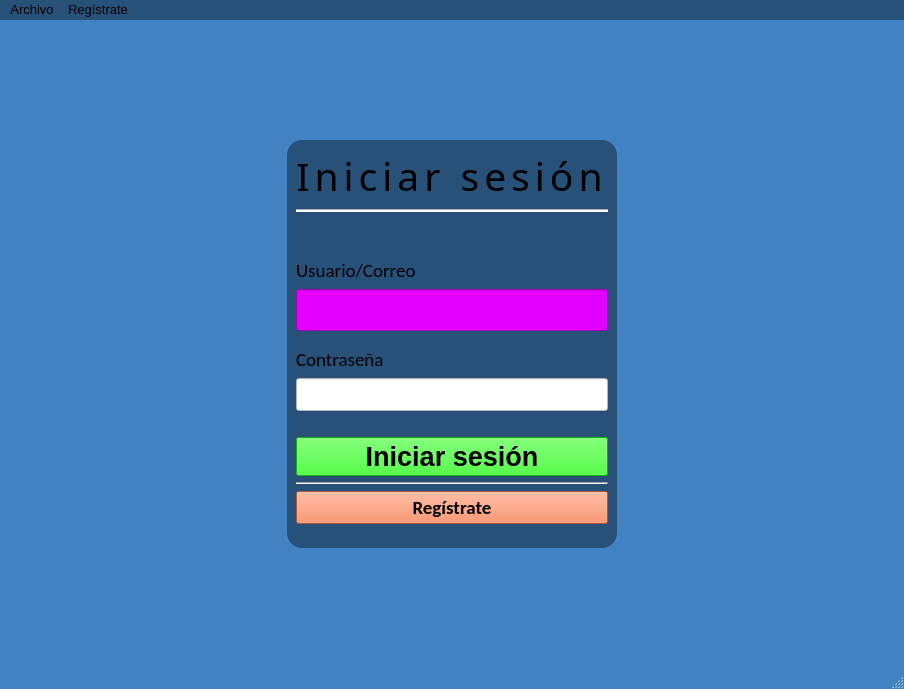
<?xml version="1.0" encoding="UTF-8"?>
<!-- Define la versión XML y la codificación como UTF-8 para soportar caracteres especiales -->

<ui version="4.0">
  <!-- Indica que se está utilizando la versión 4.0 de Qt Designer -->

  <class>MainWindow</class>
  <!-- Define el nombre de la clase para esta interfaz de usuario como "MainWindow" -->

  <widget class="QMainWindow" name="MainWindow">
    <!-- Especifica que el widget principal es un QMainWindow con el nombre "MainWindow" -->

    <property name="windowModality">
      <enum>Qt::WindowModality::NonModal</enum>
    </property>
    <!-- La ventana tiene una modalidad "NonModal", permitiendo al usuario interactuar con otras ventanas abiertas -->

    <property name="geometry">
      <rect>
        <x>0</x>
        <y>0</y>
        <width>904</width>
        <height>689</height>
      </rect>
    </property>
    <!-- Define la posición y tamaño de la ventana principal: ubicada en (0,0) con un ancho de 904 y un alto de 689 píxeles -->

    <property name="font">
      <font>
        <hintingpreference>PreferDefaultHinting</hintingpreference>
      </font>
    </property>
    <!-- Configura la fuente para utilizar "PreferDefaultHinting", que mejora la visualización del texto en la pantalla -->

    <property name="windowTitle">
      <string>MainWindow</string>
    </property>
    <!-- Establece el título de la ventana como "MainWindow" -->

    <property name="layoutDirection">
      <enum>Qt::LayoutDirection::LeftToRight</enum>
    </property>
    <!-- Establece que la dirección de disposición de los elementos es de izquierda a derecha -->

    <property name="autoFillBackground">
      <bool>false</bool>
    </property>
    <!-- Desactiva el relleno automático de fondo en la ventana principal -->

    <property name="styleSheet">
      <string notr="true">QWidget#MainWindow{
        background-color: rgb(65, 130, 195);
      }</string>
    </property>
    <!-- Aplica un estilo CSS solo para el widget MainWindow, configurando un color de fondo azul claro (rgb(65, 130, 195)) -->

    <widget class="QWidget" name="centralwidget">
      <!-- Declara el widget central "centralwidget", que contiene el contenido principal de la ventana -->

      <property name="styleSheet">
        <string notr="true">display:flex;
          justify-content:center;
        </string>
      </property>
      <!-- Aplica un estilo CSS con "display: flex" en el widget central, para alinear su contenido al centro -->

      <layout class="QVBoxLayout" name="verticalLayout_2">
        <!-- Define un diseño vertical (QVBoxLayout) llamado "verticalLayout_2" para organizar los elementos verticalmente -->

        <item>
          <spacer name="verticalSpacer">
            <property name="orientation">
              <enum>Qt::Orientation::Vertical</enum>
            </property>
            <property name="sizeHint" stdset="0">
              <size>
                <width>20</width>
                <height>40</height>
              </size>
            </property>
          </spacer>
        </item>
        <!-- Añade un espaciador vertical para crear separación en el diseño, de 20 píxeles de ancho y 40 de alto -->

        <item>
          <layout class="QHBoxLayout" name="horizontalLayout">
            <!-- Define un diseño horizontal (QHBoxLayout) para organizar widgets en una fila -->

            <item>
              <spacer name="horizontalSpacer">
                <property name="orientation">
                  <enum>Qt::Orientation::Horizontal</enum>
                </property>
                <property name="sizeHint" stdset="0">
                  <size>
                    <width>40</width>
                    <height>20</height>
                  </size>
                </property>
              </spacer>
            </item>
            <!-- Añade un espaciador horizontal con tamaño sugerido 40x20 para proporcionar espacio lateral entre widgets -->

            <item>
              <widget class="QFrame" name="frame">
                <!-- Define un QFrame llamado "frame", que funciona como contenedor para agrupar otros widgets -->

                <property name="font">
                  <font>
                    <pointsize>9</pointsize>
                  </font>
                </property>
                <!-- Configura el tamaño de fuente en el frame como 9 puntos -->

                <property name="styleSheet">
                  <string notr="true">QWidget#frame{
                    border-radius:15px;
                    background-color: rgb(40, 81, 121);
                  }</string>
                </property>
                <!-- Aplica un estilo CSS personalizado al frame, con esquinas redondeadas de 15px y un fondo azul oscuro (rgb(40, 81, 121)) -->

                <property name="frameShape">
                  <enum>QFrame::Shape::StyledPanel</enum>
                </property>
                <!-- Configura el frame como un panel estilizado (StyledPanel) con un borde decorativo -->

                <property name="frameShadow">
                  <enum>QFrame::Shadow::Raised</enum>
                </property>
                <!-- Define la sombra del frame como "Raised" para darle un efecto de relieve o elevación -->

                <layout class="QVBoxLayout" name="verticalLayout">
                  <!-- Define un diseño vertical dentro del frame para organizar los widgets de arriba hacia abajo -->

                  <item>
                    <widget class="QLabel" name="labelIniciarSesion">
                      <!-- Declara una etiqueta (QLabel) llamada "label_5" que muestra el texto "Iniciar sesión" -->

                      <property name="font">
                        <font>
                          <family>Segoe UI Black</family>
                          <pointsize>29</pointsize>
                          
                          <hintingpreference>PreferDefaultHinting</hintingpreference>
                        </font>
                      </property>
                      <!-- Configura la fuente como "Segoe UI Black" de 29 puntos para un texto en negrita y de gran tamaño -->
                      <property name="styleSheet">
                        <string notr="true">letter-spacing:5px;</string>
                      </property>

                      <property name="frameShape">
                        <enum>QFrame::Shape::NoFrame</enum>
                      </property>
                      <!-- Define el marco de la etiqueta como "NoFrame", sin borde alrededor del texto -->

                      <property name="frameShadow">
                        <enum>QFrame::Shadow::Plain</enum>
                      </property>
                      <!-- Configura la sombra de la etiqueta como "Plain", sin efecto de sombra adicional -->

                      <property name="text">
                        <string>Iniciar sesión</string>
                      </property>
                      <!-- Define el texto de la etiqueta como "Iniciar sesión" -->

                      <property name="textFormat">
                        <enum>Qt::TextFormat::RichText</enum>
                      </property>
                      <!-- Configura el formato de texto como "RichText", permitiendo HTML si es necesario -->

                      <property name="alignment">
                        <set>Qt::AlignmentFlag::AlignHCenter|Qt::AlignmentFlag::AlignTop</set>
                      </property>
                      <!-- Alinea el texto horizontalmente al centro y verticalmente en la parte superior de la etiqueta -->
                    </widget>
                  </item>

                  <item>
                    <widget class="Line" name="lineIniciarSesion">
                      <!-- Declara un widget de tipo línea (Line) llamado "line", usado como separador visual horizontal -->

                      <property name="styleSheet">
                        <string notr="true">background-color: rgb(255, 255, 255);</string>
                      </property>
                      <!-- Define el color de fondo de la línea como blanco (rgb(255, 255, 255)) -->

                      <property name="orientation">
                        <enum>Qt::Orientation::Horizontal</enum>
                      </property>
                      <!-- Establece la orientación de la línea como horizontal -->
                    </widget>
                  </item>

                  <item>
                    <spacer name="verticalSpacer_3">
                      <!-- Añade un espaciador vertical llamado "verticalSpacer_3" para añadir espacio extra entre los widgets -->

                      <property name="orientation">
                        <enum>Qt::Orientation::Vertical</enum>
                      </property>
                      <!-- Configura el espaciador con orientación vertical -->

                      <property name="sizeHint" stdset="0">
                        <size>
                          <width>20</width>
                          <height>40</height>
                        </size>
                      </property>
                      <!-- Establece un tamaño sugerido para el espaciador: 20 de ancho y 40 de alto -->
                    </spacer>
                  </item>

                  <item>
                    <widget class="QLabel" name="labelUsuario">
                      <!-- Declara una etiqueta (QLabel) llamada "label", que muestra el texto "Usuario/Correo" -->

                      <property name="font">
                        <font>
                          <family>Calibri</family>
                          <pointsize>14</pointsize>
                          <hintingpreference>PreferDefaultHinting</hintingpreference>
                        </font>
                      </property>
                      <!-- Configura la fuente como "Calibri" de 14 puntos -->

                      <property name="text">
                        <string>Usuario/Correo</string>
                      </property>
                      <!-- Establece el texto de la etiqueta como "Usuario/Correo" -->
                    </widget>
                  </item>

                  <item>
                    <widget class="QLineEdit" name="textoUsuarioCorreo">
                      <!-- Define un campo de entrada de texto (QLineEdit) llamado "lineEdit" para que el usuario introduzca su nombre de usuario o correo -->

                      <property name="font">
                        <font>
                          <family>Comic Sans</family>
                          <pointsize>18</pointsize>
                          <italic>true</italic>
                          <hintingpreference>PreferDefaultHinting</hintingpreference>
                        </font>
                      </property>
                      <!-- Configura la fuente del campo en "Calibri" con un tamaño de 14 puntos -->

                      <property name="styleSheet">
                        <string notr="true">background-color: #e200ff; color:black;</string>
                      </property>
                      <!-- Aplica un fondo blanco y texto en negro para el campo de entrada -->

                      <property name="text">
                        <string/>
                      </property>
                      <!-- Deja el campo vacío inicialmente -->
                    </widget>
                  </item>

                  <item>
                    <spacer name="verticalSpacer_5">
                      <!-- Añade un espaciador vertical llamado "verticalSpacer_5" para crear separación adicional entre los elementos -->

                      <property name="orientation">
                        <enum>Qt::Orientation::Vertical</enum>
                      </property>
                      <!-- Configura el espaciador con orientación vertical -->

                      <property name="sizeHint" stdset="0">
                        <size>
                          <width>20</width>
                          <height>10</height>
                        </size>
                      </property>
                      <!-- Define un tamaño sugerido de 20 de ancho y 10 de alto -->
                    </spacer>
                  </item>

                  <item>
                    <widget class="QLabel" name="labelContraseña">
                      <!-- Declara una etiqueta llamada "label_3" para mostrar el texto "Contraseña" -->

                      <property name="font">
                        <font>
                          <family>Calibri</family>
                          <pointsize>14</pointsize>
                          <hintingpreference>PreferDefaultHinting</hintingpreference>
                        </font>
                      </property>
                      <!-- Configura la fuente en "Calibri" de tamaño 14 puntos -->

                      <property name="text">
                        <string>Contraseña</string>
                      </property>
                      <!-- Establece el texto de la etiqueta como "Contraseña" -->
                    </widget>
                  </item>
                  <item>
                    <widget class="QLineEdit" name="textoContrasenna">
                      <!-- Define un campo de entrada de texto (QLineEdit) llamado "lineEdit_3" para que el usuario introduzca su contraseña -->

                      <property name="font">
                        <font>
                          <family>Calibri</family>
                          <pointsize>14</pointsize>
                          <hintingpreference>PreferDefaultHinting</hintingpreference>
                        </font>
                      </property>
                      <!-- Configura la fuente del campo en "Calibri" con tamaño de 14 puntos -->

                      <property name="styleSheet">
                        <string notr="true">background-color: rgb(255, 255, 255); color:black;</string>
                      </property>
                      <!-- Aplica un fondo blanco y texto en color negro al campo de entrada -->

                      <property name="text">
                        <string/>
                      </property>
                      <!-- Define el campo de texto como vacío inicialmente -->

                      <property name="echoMode">
                        <enum>QLineEdit::EchoMode::Password</enum>
                      </property>
                      <!-- Establece el modo de eco como "Password" para ocultar los caracteres al introducir la contraseña -->
                    </widget>
                  </item>

                  <item>
                    <spacer name="verticalSpacer_4">
                      <!-- Añade un espaciador vertical llamado "verticalSpacer_4" para proporcionar separación entre los widgets -->

                      <property name="orientation">
                        <enum>Qt::Orientation::Vertical</enum>
                      </property>
                      <!-- Configura el espaciador con orientación vertical -->

                      <property name="sizeHint" stdset="0">
                        <size>
                          <width>20</width>
                          <height>20</height>
                        </size>
                      </property>
                      <!-- Define el tamaño sugerido del espaciador como 20 píxeles de ancho y 20 de alto -->
                    </spacer>
                  </item>

                  <item>
                    <widget class="QPushButton" name="botonIniciarSesion">
                      <!-- Declara un botón (QPushButton) llamado "pushButton", que se usará para iniciar sesión -->

                      <property name="font">
                        <font>
                          <family>Arial</family>
                          <pointsize>20</pointsize>
                          <bold>true</bold>
                          
                          <hintingpreference>PreferDefaultHinting</hintingpreference>
                        </font>
                      </property>
                      <!-- Configura la fuente del botón en "Calibri", tamaño 14 puntos y con negrita activada -->

                      <property name="cursor">
                        <cursorShape>PointingHandCursor</cursorShape>
                      </property>
                      <!-- Cambia el cursor a una mano cuando el usuario pasa sobre el botón -->

                      <property name="styleSheet">
                        <string notr="true">background-color: #11ff00;</string>
                      </property>
                      <!-- Establece el color de fondo del botón como naranja (#f2784b) -->

                      <property name="text">
                        <string>Iniciar sesión</string>
                      </property>
                      <!-- Define el texto del botón como "Iniciar sesión" -->
                    </widget>
                  </item>

                  <item>
                    <widget class="Line" name="lineBotones">
                      <!-- Declara una segunda línea (Line) para servir como separador visual horizontal -->

                      <property name="orientation">
                        <enum>Qt::Orientation::Horizontal</enum>
                      </property>
                      <!-- Establece la orientación de la línea como horizontal -->
                    </widget>
                  </item>

                  <item>
                    <widget class="QPushButton" name="botonRegistrate">
                      <!-- Define otro botón (QPushButton) llamado "pushButton_2" que se usará para redirigir al registro -->

                      <property name="font">
                        <font>
                          <family>Calibri</family>
                          <pointsize>14</pointsize>
                          <bold>true</bold>
                        </font>
                      </property>
                      <!-- Configura la fuente del botón en "Calibri" de tamaño 14 puntos y con negrita activada -->

                      <property name="styleSheet">
                        <string notr="true">background-color: #f2784b;</string>
                      </property>
                      <!-- Define el color de fondo del botón como naranja (#f2784b) -->

                      <property name="text">
                        <string>Regístrate</string>
                      </property>
                      <!-- Establece el texto del botón como "Regístrate" -->
                    </widget>
                  </item>

                  <item>
                    <spacer name="verticalSpacer_6">
                      <!-- Añade un espaciador vertical adicional llamado "verticalSpacer_6" para crear espacio al final de la disposición -->

                      <property name="orientation">
                        <enum>Qt::Orientation::Vertical</enum>
                      </property>
                      <!-- Configura el espaciador con orientación vertical -->

                      <property name="sizeHint" stdset="0">
                        <size>
                          <width>20</width>
                          <height>15</height>
                        </size>
                      </property>
                      <!-- Define el tamaño sugerido del espaciador como 20 píxeles de ancho y 15 de alto -->
                    </spacer>
                  </item>
                </layout>
              </widget>
            </item>

            <item>
              <spacer name="horizontalSpacer_2">
                <!-- Añade un espaciador horizontal para crear separación lateral en el diseño horizontal principal -->

                <property name="orientation">
                  <enum>Qt::Orientation::Horizontal</enum>
                </property>
                <!-- Configura el espaciador como horizontal -->

                <property name="sizeHint" stdset="0">
                  <size>
                    <width>40</width>
                    <height>20</height>
                  </size>
                </property>
                <!-- Define un tamaño sugerido de 40 píxeles de ancho y 20 de alto -->
              </spacer>
            </item>
          </layout>
        </item>

        <item>
          <spacer name="verticalSpacer_2">
            <!-- Añade un espaciador vertical en el diseño vertical principal para crear separación al final -->

            <property name="orientation">
              <enum>Qt::Orientation::Vertical</enum>
            </property>
            <!-- Configura el espaciador como vertical -->

            <property name="sizeHint" stdset="0">
              <size>
                <width>20</width>
                <height>40</height>
              </size>
            </property>
            <!-- Define el tamaño sugerido como 20 píxeles de ancho y 40 de alto -->
          </spacer>
        </item>
      </layout>
    </widget>

    <widget class="QMenuBar" name="menubar">
      <!-- Declara un QMenuBar (barra de menú) llamado "menubar" para la ventana principal -->

      <property name="geometry">
        <rect>
          <x>0</x>
          <y>0</y>
          <width>904</width>
          <height>33</height>
        </rect>
      </property>
      <!-- Define la posición (0,0) y tamaño de la barra de menú (904 píxeles de ancho y 33 de alto) -->

      <property name="palette">
        <palette>
          <active>
            <colorrole role="WindowText">
              <brush brushstyle="SolidPattern">
                <color alpha="255">
                  <red>255</red>
                  <green>255</green>
                  <blue>255</blue>
                </color>
              </brush>
            </colorrole>
            <!-- Define el color del texto de la ventana como blanco (rgb(255, 255, 255)) cuando la ventana está activa -->

            <colorrole role="Button">
              <brush brushstyle="SolidPattern">
                <color alpha="255">
                  <red>40</red>
                  <green>81</green>
                  <blue>121</blue>
                </color>
              </brush>
            </colorrole>
            <!-- Define el color de fondo de los botones como azul oscuro (rgb(40, 81, 121)) en el estado activo -->

            <!-- Se repite esta estructura para diferentes roles de color, como "Light", "Midlight", "Dark", etc., en los estados "inactive" y "disabled". -->
          </active>
          <inactive>
            <!-- Estructura similar a "active", definiendo colores para el estado inactivo -->
          </inactive>
          <disabled>
            <!-- Estructura similar a "active", pero para el estado desactivado -->
          </disabled>
        </palette>
      </property>

      <property name="font">
        <font>
          <family>Arial</family>
          <pointsize>10</pointsize>
        </font>
      </property>
      <!-- Establece la fuente de la barra de menú en "Arial" de tamaño 10 puntos -->

      <property name="styleSheet">
        <string notr="true">background-color: rgb(40, 81, 121);</string>
      </property>
      <!-- Aplica un fondo de color azul oscuro (rgb(40, 81, 121)) a toda la barra de menú -->

      <widget class="QMenu" name="menuOpciones">
        <!-- Declara un menú (QMenu) llamado "menuOpciones" dentro de la barra de menú -->

        <property name="font">
          <font>
            <family>Arial</family>
            <pointsize>10</pointsize>
          </font>
        </property>
        <!-- Configura la fuente del menú en "Arial" de tamaño 10 puntos -->

        <property name="title">
          <string>Archivo</string>
        </property>
        <!-- Define el título del menú como "Archivo" -->

        <widget class="QMenu" name="menuAcerca_de">
          <!-- Define un submenú llamado "menuAcerca_de" dentro del menú "Archivo" -->

          <property name="title">
            <string>Acerca de</string>
          </property>
          <!-- Define el título del submenú como "Acerca de" -->

          <addaction name="actionNuestraEmpresa"/>
          <!-- Añade una acción llamada "actionNuestra_empresa" al submenú "Acerca de" -->
        </widget>

        <addaction name="actionAcerdaDe"/>
        <!-- Añade una acción llamada "actionAcerda_de" al menú "Archivo" -->

        <addaction name="menuAcerca_de"/>
        <!-- Añade el submenú "Acerca de" al menú "Archivo" -->
      </widget>

      <widget class="QMenu" name="menuIniciar_sesion">
        <property name="title">
          <string>Iniciar sesión</string>
        </property>
      </widget>
      <!-- Define un menú llamado "menuIniciar_sesi_n" en la barra de menú -->

      <widget class="QMenu" name="menuRegistrarse">
        <property name="title">
          <string>Regístrate</string>
        </property>
      </widget>
      <!-- Define un menú titulado "Regístrate" en la barra de menú -->

      <addaction name="menuOpciones"/>
      <addaction name="menuIniciarSesion"/>
      <addaction name="menuRegistrarse"/>
      <!-- Añade los menús "Opciones", "Iniciar sesión" y "Regístrate" a la barra de menú -->
    </widget>

    <widget class="QStatusBar" name="statusbar"/>
    <!-- Define una barra de estado (QStatusBar) llamada "statusbar" para mostrar mensajes en la parte inferior de la ventana principal -->

    <action name="actionIniciar_sesi_n">
      <property name="text">
        <string>Iniciar sesión</string>
      </property>
      <property name="font">
        <font>
          <family>Calibri</family>
          <pointsize>10</pointsize>
        </font>
      </property>
    </action>
    <!-- Declara una acción llamada "actionIniciar_sesi_n" con el texto "Iniciar sesión" y fuente "Calibri" de tamaño 10 puntos -->

    <action name="actionRegistrarse">
      <property name="text">
        <string>Registrarse</string>
      </property>
      <property name="font">
        <font>
          <family>Calibri</family>
          <pointsize>10</pointsize>
        </font>
      </property>
    </action>
    <!-- Define una acción llamada "actionRegistrarse" con el texto "Registrarse" y fuente "Calibri" de tamaño 10 puntos -->

    <action name="actionAcerda_de">
      <property name="text">
        <string>Vaciar campos de texto</string>
      </property>
    </action>
    <!-- Añade una acción llamada "actionAcerda_de" con texto "Vaciar campos de texto" -->

    <action name="actionNuestra_empresa">
      <property name="text">
        <string>Nuestra empresa</string>
      </property>
    </action>
    <!-- Define otra acción llamada "actionNuestra_empresa" con el texto "Nuestra empresa" -->
  </widget>

  <resources/>
  <connections/>
  <!-- Secciones vacías para recursos y conexiones de señales -->
</ui>
